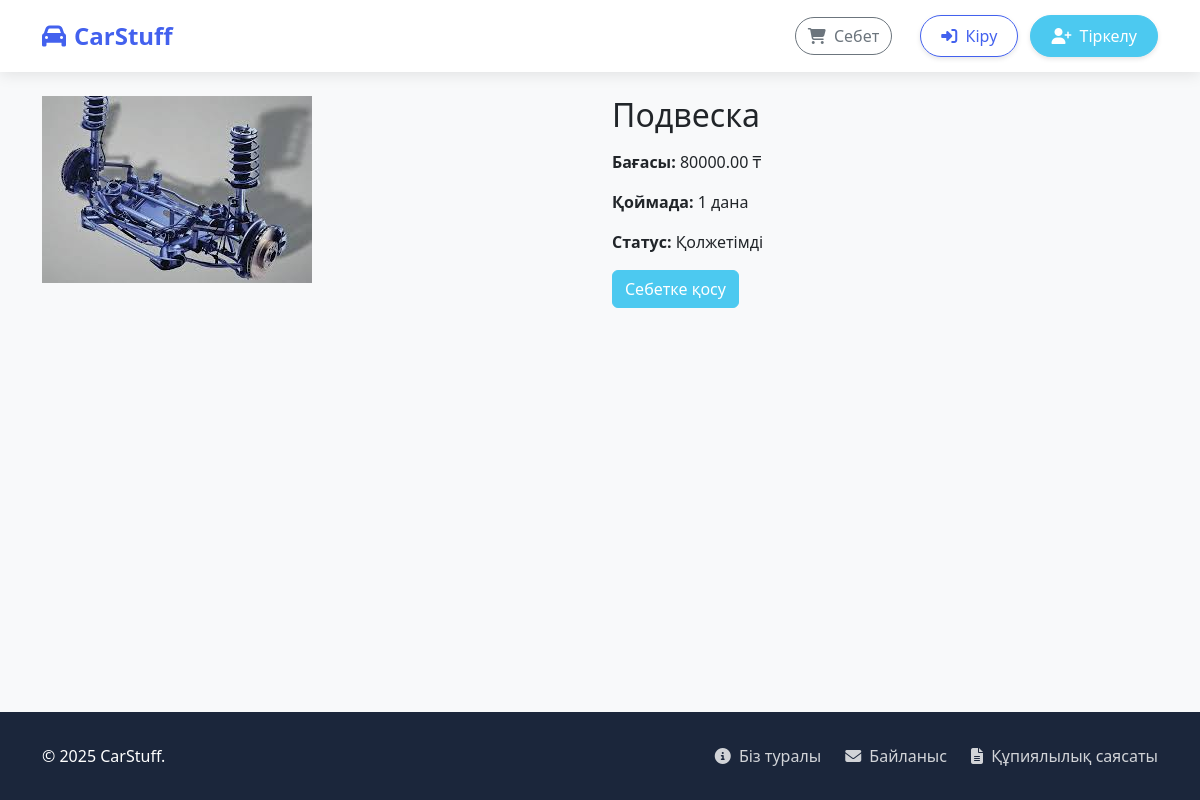
/product/5/podveska/, run on the app's committed database.
### shop/models.py (models this page shows, shortened)
class Product(models.Model):
    category = models.ForeignKey(Category, on_delete=models.CASCADE)
    name = models.CharField(max_length=255)
    slug = models.SlugField(unique=True)
    image = models.ImageField(upload_to='products/', blank=True, null=True)
    description = models.TextField(blank=True)
    price = models.DecimalField(max_digits=10, decimal_places=2)
    stock = models.PositiveIntegerField()
    available = models.BooleanField(default=True)
    created = models.DateTimeField(auto_now_add=True)
    updated = models.DateTimeField(auto_now=True)

### shop/views.py (the view)
# urls.py: path('product/<int:id>/<slug:slug>/', views.product_detail, name='product_detail'),
def product_detail(request, id, slug):
    product = get_object_or_404(Product, id=id, slug=slug, available=True)
    return render(request, 'shop/product/detail.html', {'product': product})

### shop/views.py (called while the page is built)
def cart_total_items(request):
    cart = request.session.get('cart', {})
    return {'cart_total': sum(cart.values())}

### shop/templates/shop/product/detail.html (shortened to what this page needs)
{% extends "shop/base.html" %}
{% block content %}
<div class="row">
    <div class="col-md-6">
        {% if product.image %}
            <img src="{{ product.image.url }}" class="img-fluid" alt="{{ product.name }}">
        {% endif %}
    </div>
    <div class="col-md-6">
        <h2>{{ product.name }}</h2>
        <p><strong>Бағасы:</strong> {{ product.price }} ₸</p>
        <p><strong>Қоймада:</strong> {{ product.stock }} дана</p>
        <p><strong>Статус:</strong> {% if product.available %}Қолжетімді{% else %}Жоқ{% endif %}</p>
        <a href="#" class="btn btn-success">Себетке қосу</a>
    </div>
</div>
{% endblock %}

### shop/templates/shop/base.html (style rules this page uses)
:root { --primary-color: #4361ee; --secondary-color: #3f37c9; --accent-color: #4895ef; --dark-color: #1b263b; --light-color: #f8f9fa; --success-color: #4cc9f0; --danger-color: #f72585; }
body { background-color: #f8f9fa; font-family: 'Segoe UI', Tahoma, Geneva, Verdana, sans-serif; min-height: 100vh; display: flex; flex-direction: column; }
.btn-success { background-color: var(--success-color); border-color: var(--success-color); }

### data on the page
Product: image (picture), name "Подвеска", price "80000.00", stock "1"
